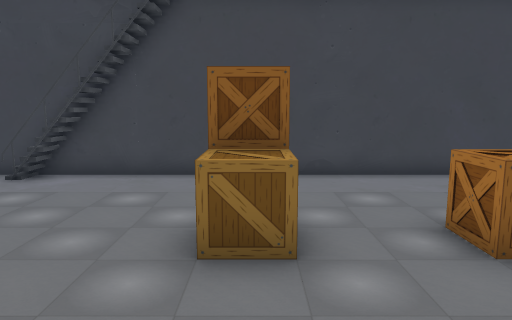
view 1 (above)

16 first-person views from a walk through a scene from a Unity 3-D project. The camera is 1.5 m above the floor, tilts 8° down and sees 70° across. The floor is counted in squares, 1 m on a side. Each view is taken from the middle of a square. On the plan, view 1 faces up. The plan holds only what a view shows up to about 16 squares ahead; the rest is blank. The place goes on beyond the plan. The player is left out. Some surface patterns are stand-ins.

view 2
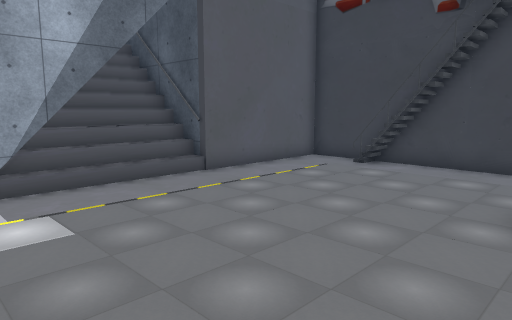

view 3
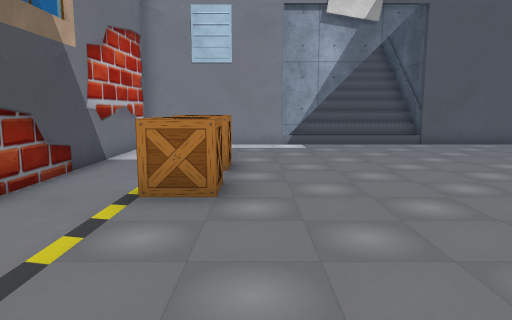

view 4
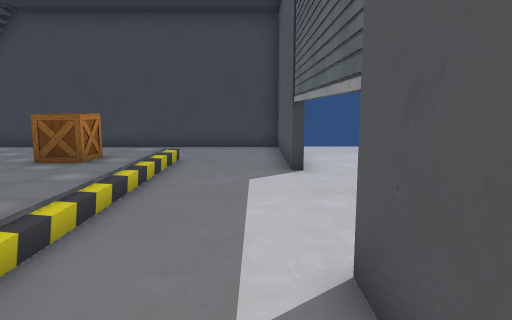

view 5
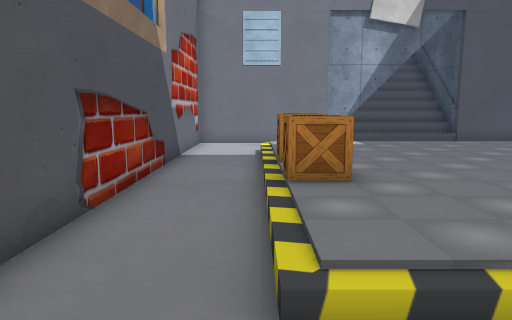

view 6
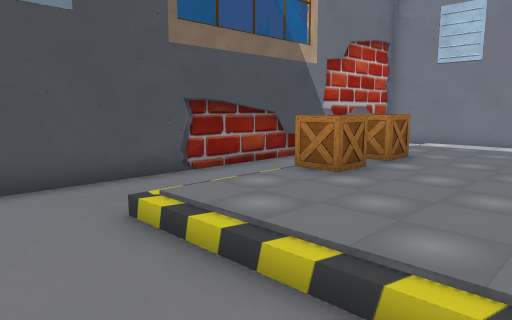

view 7
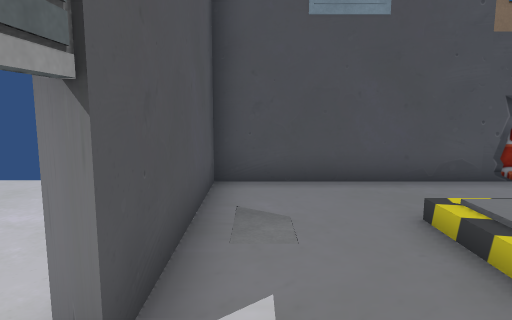

view 8
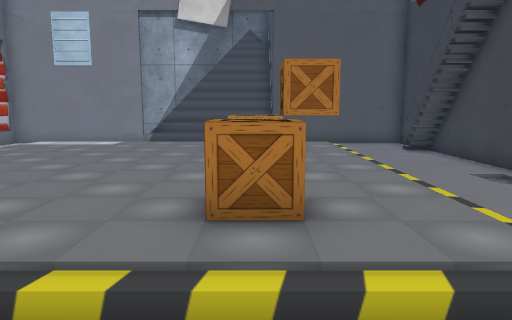

view 9
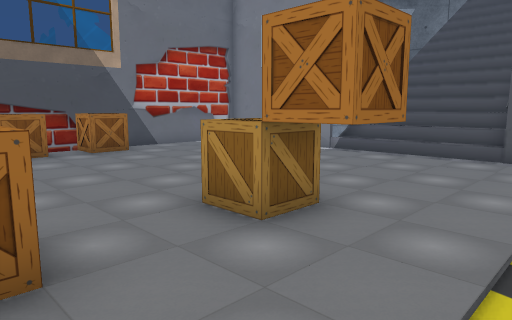

view 10
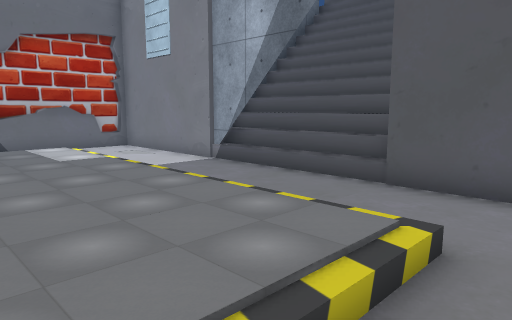

view 11
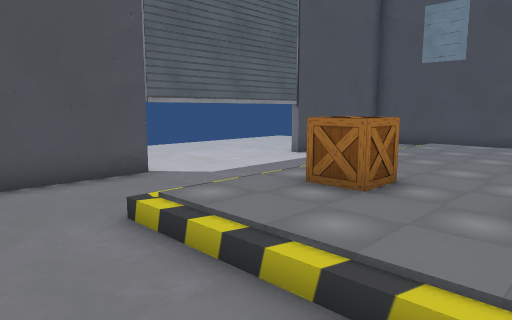

view 12
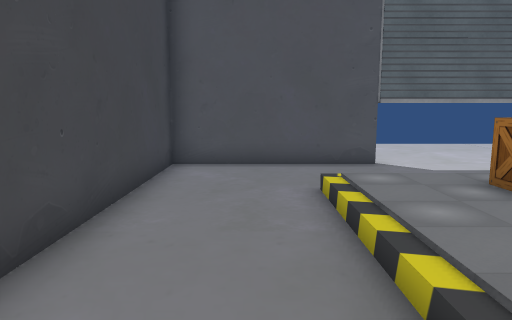

view 13
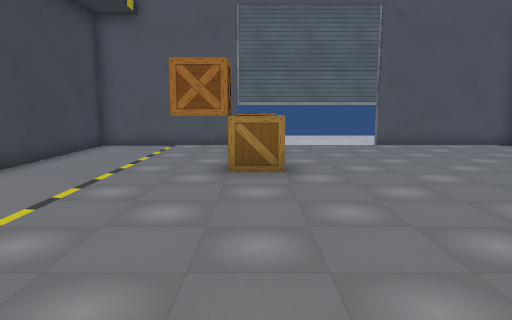

view 14
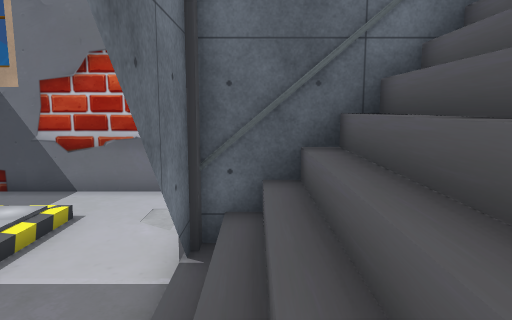

view 15
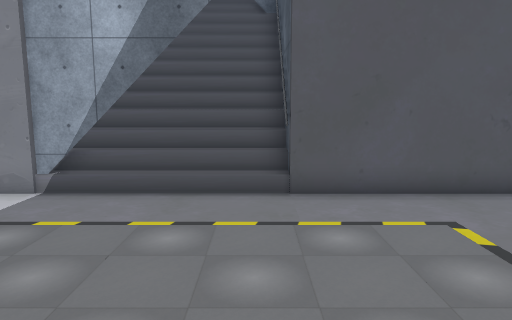

view 16
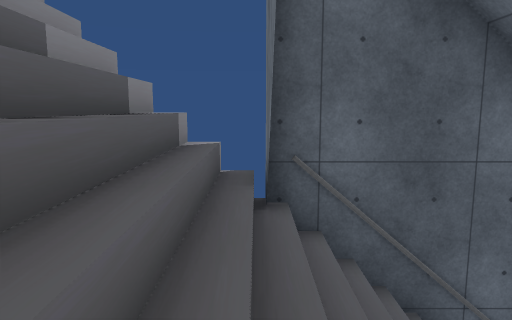

### Floor plan
Key: @ floor where view 1 was taken; # wall or solid block; x gap in a wall; . main floor; : floor 0.25 m higher than the main floor; - floor 0.25 m lower than the main floor; / step, stairs or slope; = window, fence, low wall or low ledge; O other object.
Columns run from 18 left of view 1 to 8 right of it. Each row starts with its distance up from view 1.
 10          ##################
  9          #.......//.......#
  8          #.......//.......#
  7          #..///////////...#
  6          #../::::::::::...#
  5    #######../:::::O::::...x
  4 ///#//////../:::::O::O:....
  3 ///=//////../::::::::::....
  2  /////////../::::::::::....
  1  /////////../::::::::::....
  0   ///////#../:::::@::::....
 -1   //######../::::::::::...x
 -2          #../::::::::::...#
 -3          #../::::O:O:::..-#
 -4          #-.///////////..-#
 -5          #................#
 -6          #................#
 -7          ##################

Where each view was taken, in squares from view 1:
view 1: 0 up, 0 right, facing up
view 2: 2 down, 0 right, facing up-left
view 3: 2 down, 6 right, facing left
view 4: 4 down, 7 right, facing up
view 5: 4 down, 7 right, facing left
view 6: 1 up, 7 right, facing down-left
view 7: 1 up, 7 right, facing down
view 8: 4 up, 7 right, facing left
view 9: 7 up, 3 right, facing down-left
view 10: 8 up, 2 left, facing down-left
view 11: 9 up, 0 right, facing down-right
view 12: 8 up, 2 left, facing right
view 13: 4 up, 7 left, facing right
view 14: 4 up, 10 left, facing down
view 15: 4 up, 1 left, facing left
view 16: 1 down, 15 left, facing up
